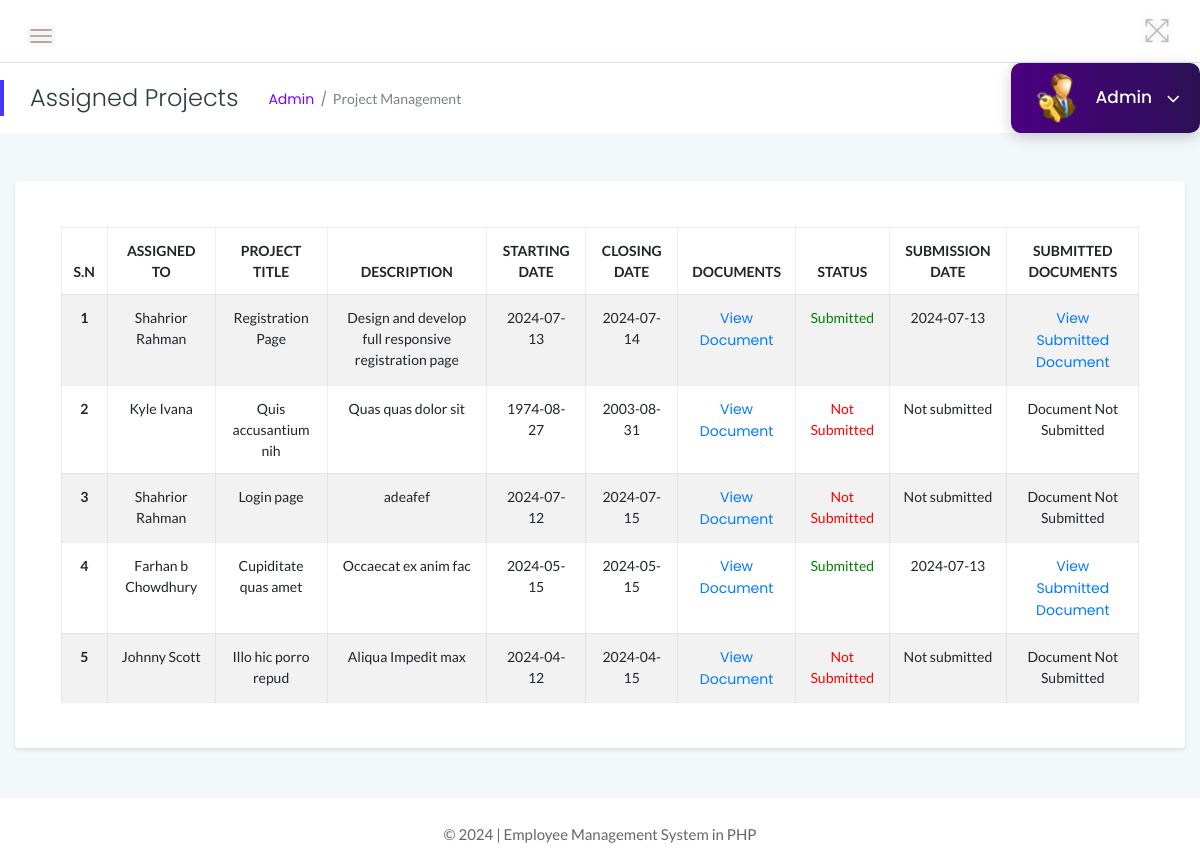
Screenshot of /admin/project.php (signed in) with the database file from the repository.
### tables this page shows
CREATE TABLE `project` (
  `id` int(11) NOT NULL,
  `title` varchar(255) NOT NULL,
  `description` text NOT NULL,
  `starting_date` date NOT NULL,
  `closing_date` date NOT NULL,
  `submission_date` date DEFAULT NULL,
  `documents` varchar(255) NOT NULL,
  `submitted_documents` varchar(255) DEFAULT NULL,
  `empId` int(11) NOT NULL,
  `status` int(11) NOT NULL,
  `admin_remarks` varchar(255) DEFAULT NULL,
  `admin_feedback` varchar(255) DEFAULT NULL
);

CREATE TABLE `employees` (
  `id` int(11) NOT NULL,
  `EmpId` varchar(100) NOT NULL,
  `FirstName` varchar(150) NOT NULL,
  `LastName` varchar(150) NOT NULL,
  `Email` varchar(200) NOT NULL,
  `Password` varchar(180) NOT NULL,
  `Gender` varchar(100) NOT NULL,
  `Dob` varchar(100) NOT NULL,
  `Department` varchar(255) NOT NULL,
  `Address` varchar(255) NOT NULL,
  `City` varchar(200) NOT NULL,
  `Phone` char(11) NOT NULL,
  `Status` int(1) NOT NULL,
  `RegDate` timestamp NOT NULL DEFAULT current_timestamp(),
  `salary` decimal(10,0) NOT NULL
);

### admin/project.php (the view, shortened to what this page needs)
<?php
include('../includes/db_connection.php');
$page_title = "Assigned Projects";
$breadcrumb = "Project Management";
?>
<!DOCTYPE html>
<html lang="en">
<head>
    <link rel="stylesheet" href="../assets/css/bootstrap.min.css">
    <link rel="stylesheet" href="../assets/css/font-awesome.min.css">
    <link rel="stylesheet" href="../assets/css/themify-icons.css">
    <link rel="stylesheet" href="../assets/css/metisMenu.css">
    <link rel="stylesheet" href="../assets/css/owl.carousel.min.css">
    <link rel="stylesheet" href="../assets/css/slicknav.min.css">
    <link rel="stylesheet" href="https://www.amcharts.com/lib/3/plugins/export/export.css" type="text/css" media="all" />
    <link rel="stylesheet" type="text/css" href="https://cdn.datatables.net/1.10.19/css/jquery.dataTables.css">
    <link rel="stylesheet" type="text/css" href="https://cdn.datatables.net/1.10.18/css/dataTables.bootstrap4.min.css">
    <link rel="stylesheet" type="text/css" href="https://cdn.datatables.net/responsive/2.2.3/css/responsive.bootstrap.min.css">
    <link rel="stylesheet" href="../assets/css/typography.css">
    <link rel="stylesheet" href="../assets/css/default-css.css">
    <link rel="stylesheet" href="../assets/css/styles.css">
    <link rel="stylesheet" href="../assets/css/responsive.css">
</head>
<body>
    <div class="page-container">
        <div class="main-content">
            <?php include '../admin/layout/header.php'; ?>
            <div class="main-content-inner">
                <div class="row">
                    <div class="col-12 mt-5">
                        <div class="card">
                            <div class="card-body">
                                <div class="single-table">
                                    <div class="table-responsive">
                                        <table class="table table-hover table-striped table-bordered progress-table text-center">
                                            <thead class="text-uppercase">
                                                <tr>
                                                    <th>S.N</th>
                                                    <th>Assigned To</th>
                                                    <th>Project Title</th>
                                                    <th>Description</th>
                                                    <th>Starting Date</th>
                                                    <th>Closing Date</th>
                                                    <th>Documents</th>
                                                    <th>Status</th>
                                                    <th>Submission Date</th>
                                                    <th>Submitted Documents</th>
                                                </tr>
                                            </thead>
                                            <tbody>
                                                <?php
                                                $sql = "SELECT project.id, project.title, project.description, project.starting_date, project.closing_date, project.documents,
                                                        project.status, project.submission_date, project.submitted_documents, employees.FirstName, employees.LastName
                                                        FROM project
                                                        JOIN employees ON project.empId = employees.id
                                                        ORDER BY project.id DESC";
                                                $query = $dbh->prepare($sql);
                                                $query->execute();
                                                $results = $query->fetchAll(PDO::FETCH_OBJ);
                                                $cnt = 1;
                                                if ($query->rowCount() > 0) {
                                                    foreach ($results as $result) {
                                                ?>
                                                        <tr>
                                                            <td><b><?php echo htmlentities($cnt); ?></b></td>
                                                            <td><?php echo htmlentities($result->FirstName . " " . $result->LastName); ?></td>
                                                            <td><?php echo htmlentities($result->title); ?></td>
                                                            <td><?php echo htmlentities($result->description); ?></td>
                                                            <td><?php echo htmlentities($result->starting_date); ?></td>
                                                            <td><?php echo htmlentities($result->closing_date); ?></td>
                                                            <td>
    <?php
    if ($result->documents !== null) {
        $document_path = '/EMS-PHP/' . $result->documents;
        echo '<a href="' . $document_path . '" target="_blank">View Document</a>';
    } else {
        echo 'Document Not Available';
    }
    ?>
</td>
                                                            <td class="<?php echo ($result->status == 0) ? 'status-not-submitted' : 'status-submitted'; ?>">
                                                                <?php echo ($result->status == 0) ? 'Not Submitted' : 'Submitted'; ?>
                                                            </td>
                                                            <td>
                                                                <?php echo $result->submission_date !== null ? htmlentities($result->submission_date) : 'Not submitted'; ?>
                                                            </td>
                                                            <td>
                                                                <?php
                                                                if ($result->status == 1 && $result->submitted_documents !== null) {
                                                                    $submitted_document_path = '../' . $result->submitted_documents;
                                                                    echo '<a href="' . $submitted_document_path . '" target="_blank">View Submitted Document</a>';
                                                                } else {
                                                                    echo 'Document Not Submitted';
                                                                }
                                                                ?>
                                                            </td>
                                                        </tr>
                                                <?php
                                                        $cnt++;
                                                    }
                                                }
                                                ?>
                                            </tbody>
                                        </table>
                                    </div>
                                </div>
                            </div>
                        </div>
                    </div>
                </div>
            </div>
            <?php include '../admin/layout/footer.php'; ?>
        </div>
    </div>
</body>
</html>

### admin/layout/header.php (shortened to what this page needs)
<?php
$query = "SELECT FullName FROM admin WHERE UserName = '" . $_SESSION['admin_login'] . "'";
$result = $dbh->query($query);
$row = $result->fetch(PDO::FETCH_ASSOC);
$full_name = $row['FullName'];
?>
<div class="header-area">
    <div class="row align-items-center">
        <div class="col-md-6 col-sm-8 clearfix">
            <div class="nav-btn pull-left">
                <span></span>
                <span></span>
                <span></span>
            </div>
        </div>
        <div class="col-md-6 col-sm-4 clearfix">
            <ul class="notification-area pull-right">
                <li id="full-view"><i class="ti-fullscreen"></i></li>
            </ul>
        </div>
    </div>
</div>
<div class="page-title-area">
    <div class="row align-items-center">
        <div class="col-sm-6">
            <div class="breadcrumbs-area clearfix">
                <h4 class="page-title pull-left"><?php echo htmlspecialchars($page_title); ?></h4>
                <ul class="breadcrumbs pull-left">
                    <li><a href="dashboard.php">Admin</a></li>
                    <li><span><?php echo htmlspecialchars($breadcrumb); ?></span></li>
                </ul>
            </div>
        </div>
        <div class="col-sm-6 clearfix">
            <div class="user-profile pull-right">
                <img class="avatar user-thumb" src="../assets/images/admin.png" alt="avatar">
                <h4 class="user-name dropdown-toggle" data-toggle="dropdown">
                    <?php echo htmlspecialchars($full_name); ?> <i class="fa fa-angle-down"></i>
                </h4>
            </div>
        </div>
    </div>
</div>

### assets/css/styles.css (style rules this page uses)
.page-container { width: 100%; height: 100%; min-height: 100vh; padding-left: 280px; -webkit-transition: padding-left 0.3s ease 0s; transition: padding-left 0.3s ease 0s; }
.sbar_collapsed.page-container { padding-left: 0; }
.card { display: flex; flex-direction: column; justify-content: center; align-items: center; height: auto; border: none; border-radius: 4px; background-color: #fff; -webkit-transition: all 0.3s ease 0s; transition: all 0.3s ease 0s; box-shadow: 0 2px 4px rgba(0, 0, 0, 0.1); padding: 20px; }
.card-body { padding: 25.6px; padding: 1.6rem; width: 100%; }
.main-content { width: 100%; background: #f3f8fb; }
.main-content-inner { padding: 0 30px 50px; }
.header-area { padding: 15px 30px; background: #fff; border-bottom: 1px solid #d8e3e7; }
.nav-btn { margin: 10px 30px 0 0; cursor: pointer; }
.nav-btn span { display: block; width: 22px; height: 2px; background: #b3aaaa; margin: 4px 0; border-radius: 15px; -webkit-transition: all 0.3s ease 0s; transition: all 0.3s ease 0s; box-shadow: 0 0 0 4px rgba(99, 96, 96, 0.03); }
.nav-btn span:nth-child(2) { opacity: 0; }
.nav-btn span:first-child { -webkit-transform: rotate(45deg) translate(5px, 5px); transform: rotate(45deg) translate(5px, 5px); }
.nav-btn span:last-child { -webkit-transform: rotate(-45deg) translate(3px, -3px); transform: rotate(-45deg) translate(3px, -3px); }
.sbar_collapsed .nav-btn span { transform: none; opacity: 1; }
.notification-area { -webkit-user-select: none; -moz-user-select: none; -ms-user-select: none; user-select: none; position: relative; z-index: 1; }
.notification-area li { display: inline-block; margin-left: 20px; cursor: pointer; -webkit-user-select: none; -moz-user-select: none; -ms-user-select: none; user-select: none; }
.notification-area li > i { font-size: 26px; color: #bdbcbc; vertical-align: middle; text-shadow: 0 0 8px rgba(0, 0, 0, 0.12); -webkit-transition: color 0.3s ease 0s; transition: color 0.3s ease 0s; }
.notification-area li#full-view { display: inline-block; }
.page-title-area { padding: 0 30px; background: #fff; position: relative; }
.page-title-area:before { content: ""; position: absolute; left: 0; top: 50%; width: 4px; height: 36px; background: var(--primary-color); -webkit-transform: translateY(-50%); transform: translateY(-50%); }
.page-title { font-size: 24px; font-weight: 300; color: #313b3d; letter-spacing: 0; margin-right: 30px; }
ul.breadcrumbs { margin-top: 4px; }
.breadcrumbs li { display: inline-block; }
.breadcrumbs li a, .breadcrumbs li span { display: block; font-size: 14px; font-weight: 400; color: #7801ff; letter-spacing: 0; margin-right: 16px; position: relative; }
.breadcrumbs li a:before { content: "/"; color: #768387; position: absolute; right: -13px; top: 0; }
.breadcrumbs li span { margin-right: 0; color: #768387; text-transform: capitalize; }
.user-profile { margin-right: -30px; display: flex; align-items: center; flex-wrap: wrap; background: linear-gradient(to right, #4b0082 0%, #2b1055 100%); padding: 10px 20px; position: relative; border-radius: 10px; box-shadow: 0 4px 15px rgba(0, 0, 0, 0.2); transition: background 0.3s ease, box-shadow 0.3s ease; }
.user-profile img.avatar { border-radius: 50%; margin-right: 15px; width: 50px; height: 50px; }
.user-profile h4.user-name { color: #fff; margin: 0; font-weight: 500; cursor: pointer; }
.user-name { font-size: 17px; font-weight: 500; color: #fff; letter-spacing: 0; cursor: pointer; -webkit-user-select: none; -moz-user-select: none; -ms-user-select: none; user-select: none; }
.user-name i { margin-left: 10px; font-size: 21px; vertical-align: middle; position: relative; }
.notification-area .dropdown-toggle, .user-name.dropdown-toggle { position: relative; }
.notification-area .dropdown-toggle:after, .user-name.dropdown-toggle:after { display: none; }
.single-table .table { margin-bottom: 0; }
table tr th { border-bottom: none; }
table tr th, table tr td { border-top: 1px solid rgba(120, 130, 140, 0.13) !important; }
.table-bordered td, .table-bordered th { border: 1px solid rgba(120, 130, 140, 0.13) !important; }
body { background: url('../assets/images/admin_login.webp') no-repeat center center fixed; background-size: cover; }

### admin/project.php (style rules this page uses)
.status-not-submitted { color: red; }
.status-submitted { color: green; }

### rows the page displays
project: employees.FirstName+LastName "Shahrior Rahman", title "Registration Page", description "Design and develop full responsive registration page", starting_date "2024-07-13", closing_date "2024-07-14", status "Submitted", submission_date "2024-07-13"
project: employees.FirstName+LastName "Kyle Ivana", title "Quis accusantium nih", description "Quas quas dolor sit", starting_date "1974-08-27", closing_date "2003-08-31", status "Not Submitted", shows "Not submitted"
project: employees.FirstName+LastName "Shahrior Rahman", title "Login page", description "adeafef", starting_date "2024-07-12", closing_date "2024-07-15", status "Not Submitted", shows "Not submitted"
project: employees.FirstName+LastName "Farhan b Chowdhury", title "Cupiditate quas amet", description "Occaecat ex anim fac", starting_date "2024-05-15", closing_date "2024-05-15", status "Submitted", submission_date "2024-07-13"
project: employees.FirstName+LastName "Johnny Scott", title "Illo hic porro repud", description "Aliqua Impedit max", starting_date "2024-04-12", closing_date "2024-04-15", status "Not Submitted", shows "Not submitted"

### other values shown
$page_title "Assigned Projects"
$breadcrumb "Project Management"
$full_name "Admin"
